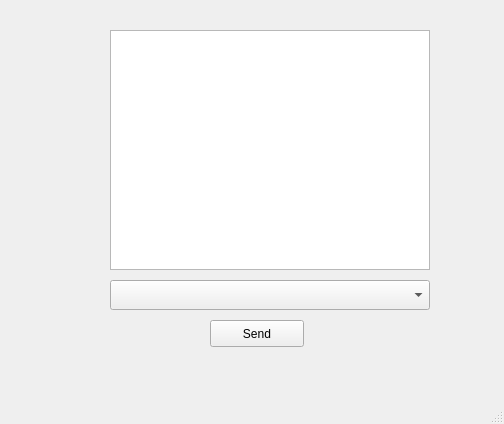
<?xml version="1.0" encoding="UTF-8"?>
<ui version="4.0">
 <class>MainWindow</class>
 <widget class="QMainWindow" name="MainWindow">
  <property name="geometry">
   <rect>
    <x>0</x>
    <y>0</y>
    <width>504</width>
    <height>424</height>
   </rect>
  </property>
  <property name="windowTitle">
   <string>MainWindow</string>
  </property>
  <widget class="QWidget" name="centralwidget">
   <widget class="QComboBox" name="camListBox">
    <property name="geometry">
     <rect>
      <x>110</x>
      <y>280</y>
      <width>320</width>
      <height>30</height>
     </rect>
    </property>
    <property name="maxVisibleItems">
     <number>5</number>
    </property>
   </widget>
   <widget class="QGraphicsView" name="graphicsView">
    <property name="geometry">
     <rect>
      <x>110</x>
      <y>30</y>
      <width>320</width>
      <height>240</height>
     </rect>
    </property>
   </widget>
   <widget class="QPushButton" name="buttonSend">
    <property name="geometry">
     <rect>
      <x>210</x>
      <y>320</y>
      <width>94</width>
      <height>27</height>
     </rect>
    </property>
    <property name="text">
     <string>Send</string>
    </property>
   </widget>
  </widget>
  <widget class="QMenuBar" name="menubar">
   <property name="geometry">
    <rect>
     <x>0</x>
     <y>0</y>
     <width>504</width>
     <height>26</height>
    </rect>
   </property>
  </widget>
  <widget class="QStatusBar" name="statusbar"/>
 </widget>
 <resources/>
 <connections/>
</ui>
